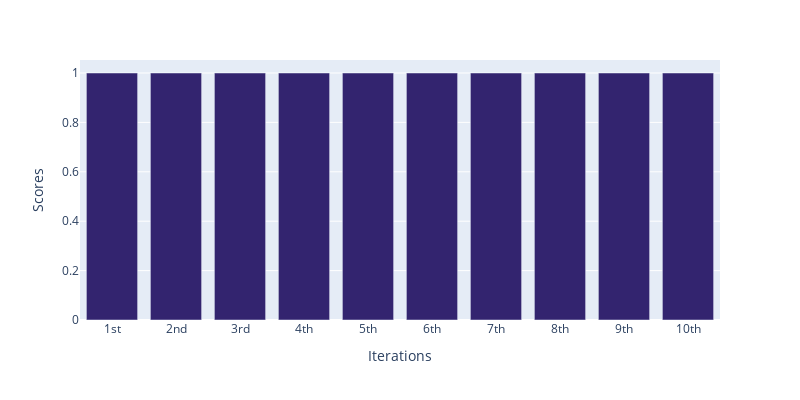

The cell this chart's notebook holds for it:
### Code cell
fig = px.bar(x=iteration, y = scores,
                  height = 400, width = 800,color_discrete_sequence=['#33246f'])

fig.update_layout(xaxis_title = 'Iterations', yaxis_title='Scores')
fig.show()

### Figure 1 — Plotly figure (JSON) as saved in the notebook; plotly's stock layout.template omitted (floating-point values rounded to 4 significant figures)
{"data": [{"alignmentgroup": "True", "hovertemplate": "x=%{x}<br>y=%{y}<extra></extra>", "legendgroup": "", "marker": {"color": "#33246f", "pattern": {"shape": ""}}, "name": "", "offsetgroup": "", "orientation": "v", "showlegend": false, "textposition": "auto", "type": "bar", "x": ["1st", "2nd", "3rd", "4th", "5th", "6th", "7th", "8th", "9th", "10th"], "xaxis": "x", "y": [1, 1, 1, 1, 1, 1, 1, 1, 1, 1], "yaxis": "y"}], "layout": {"barmode": "relative", "height": 400, "legend": {"tracegroupgap": 0}, "margin": {"t": 60}, "width": 800, "xaxis": {"anchor": "y", "domain": [0, 1], "title": {"text": "Iterations"}}, "yaxis": {"anchor": "x", "domain": [0, 1], "title": {"text": "Scores"}}}}
